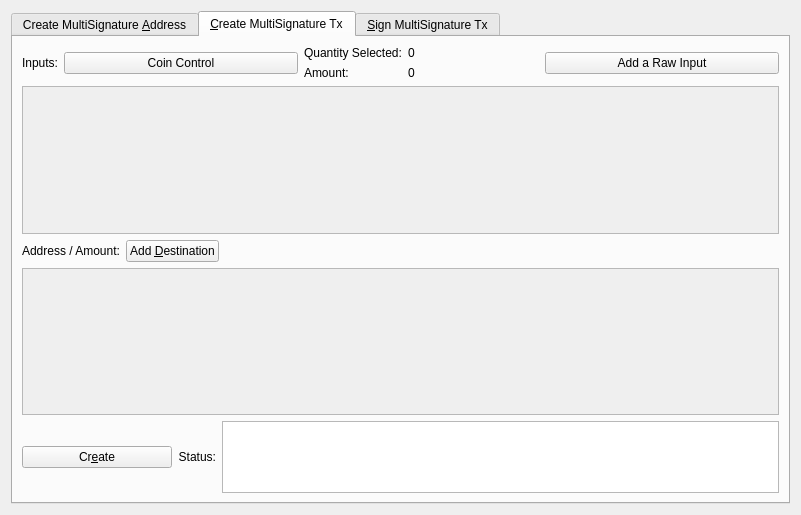
<?xml version="1.0" encoding="UTF-8"?>
<ui version="4.0">
 <class>MultisigDialog</class>
 <widget class="QDialog" name="MultisigDialog">
  <property name="geometry">
   <rect>
    <x>0</x>
    <y>0</y>
    <width>801</width>
    <height>515</height>
   </rect>
  </property>
  <property name="sizePolicy">
   <sizepolicy hsizetype="Fixed" vsizetype="Fixed">
    <horstretch>0</horstretch>
    <verstretch>0</verstretch>
   </sizepolicy>
  </property>
  <property name="windowTitle">
   <string>Multisignature Address Interactions</string>
  </property>
  <layout class="QVBoxLayout" name="verticalLayout_8">
   <item>
    <widget class="QTabWidget" name="multisigTabWidget">
     <property name="styleSheet">
      <string notr="true">QScrollArea{border: 1px solid #5b4c7c;}
QFrame{background-color:#f2f0f0;}
QLabel{background-color:#ffffff;}
QFrame &gt; QLabel{background-color:#f2f0f0;}</string>
     </property>
     <property name="currentIndex">
      <number>1</number>
     </property>
     <widget class="QWidget" name="addMultisigTab">
      <property name="sizePolicy">
       <sizepolicy hsizetype="Minimum" vsizetype="Minimum">
        <horstretch>0</horstretch>
        <verstretch>0</verstretch>
       </sizepolicy>
      </property>
      <attribute name="title">
       <string>Create MultiSignature &amp;Address</string>
      </attribute>
      <layout class="QVBoxLayout" name="verticalLayout">
       <item>
        <layout class="QHBoxLayout" name="enterMLayout">
         <item>
          <widget class="QSpinBox" name="enterMSpinbox">
           <property name="sizePolicy">
            <sizepolicy hsizetype="Fixed" vsizetype="Fixed">
             <horstretch>0</horstretch>
             <verstretch>0</verstretch>
            </sizepolicy>
           </property>
           <property name="toolTip">
            <string>How many people must sign to verify a transaction</string>
           </property>
           <property name="minimum">
            <number>1</number>
           </property>
           <property name="maximum">
            <number>15</number>
           </property>
           <property name="value">
            <number>1</number>
           </property>
          </widget>
         </item>
         <item>
          <widget class="QLabel" name="enterMLabel">
           <property name="text">
            <string>Enter the minimum number of signatures required to sign transactions</string>
           </property>
          </widget>
         </item>
        </layout>
       </item>
       <item>
        <layout class="QHBoxLayout" name="addressLabelLayout">
         <item>
          <widget class="QLabel" name="addressLableLabel">
           <property name="text">
            <string>Address Label:</string>
           </property>
          </widget>
         </item>
         <item>
          <widget class="QLineEdit" name="multisigAddressLabel"/>
         </item>
        </layout>
       </item>
       <item>
        <layout class="QHBoxLayout" name="addAddressLayout">
         <item>
          <widget class="QPushButton" name="addAddressButton">
           <property name="toolTip">
            <string>Add another address that could sign to verify a transaction from the multisig address.</string>
           </property>
           <property name="text">
            <string>&amp;Add Address / Key</string>
           </property>
           <property name="icon">
            <iconset resource="../pivx.qrc">
             <normaloff>:/icons/add</normaloff>:/icons/add</iconset>
           </property>
           <property name="autoDefault">
            <bool>false</bool>
           </property>
          </widget>
         </item>
         <item>
          <widget class="QLabel" name="addAddressLabel">
           <property name="sizePolicy">
            <sizepolicy hsizetype="Preferred" vsizetype="Fixed">
             <horstretch>0</horstretch>
             <verstretch>0</verstretch>
            </sizepolicy>
           </property>
           <property name="text">
            <string>Local addresses or public keys that can sign:</string>
           </property>
          </widget>
         </item>
         <item>
          <spacer name="addAddressSpacer_2">
           <property name="orientation">
            <enum>Qt::Horizontal</enum>
           </property>
           <property name="sizeHint" stdset="0">
            <size>
             <width>40</width>
             <height>10</height>
            </size>
           </property>
          </spacer>
         </item>
        </layout>
       </item>
       <item>
        <widget class="QScrollArea" name="addAddressScrollArea">
         <property name="sizePolicy">
          <sizepolicy hsizetype="Preferred" vsizetype="Expanding">
           <horstretch>0</horstretch>
           <verstretch>0</verstretch>
          </sizepolicy>
         </property>
         <property name="widgetResizable">
          <bool>true</bool>
         </property>
         <widget class="QWidget" name="addAddressWidget">
          <property name="geometry">
           <rect>
            <x>0</x>
            <y>0</y>
            <width>759</width>
            <height>166</height>
           </rect>
          </property>
          <layout class="QVBoxLayout" name="verticalLayout_5">
           <item>
            <layout class="QVBoxLayout" name="addressList"/>
           </item>
           <item>
            <spacer name="verticalSpacer">
             <property name="orientation">
              <enum>Qt::Vertical</enum>
             </property>
             <property name="sizeHint" stdset="0">
              <size>
               <width>20</width>
               <height>40</height>
              </size>
             </property>
            </spacer>
           </item>
          </layout>
         </widget>
        </widget>
       </item>
       <item>
        <layout class="QHBoxLayout" name="addMultisigLayout">
         <item>
          <widget class="QPushButton" name="addMultisigButton">
           <property name="sizePolicy">
            <sizepolicy hsizetype="Preferred" vsizetype="Fixed">
             <horstretch>0</horstretch>
             <verstretch>0</verstretch>
            </sizepolicy>
           </property>
           <property name="toolTip">
            <string>Create a new multisig address</string>
           </property>
           <property name="toolTipDuration">
            <number>-3</number>
           </property>
           <property name="text">
            <string>C&amp;reate</string>
           </property>
           <property name="icon">
            <iconset resource="../pivx.qrc">
             <normaloff>:/icons/filesave</normaloff>:/icons/filesave</iconset>
           </property>
           <property name="autoDefault">
            <bool>false</bool>
           </property>
          </widget>
         </item>
         <item>
          <widget class="QLabel" name="label">
           <property name="text">
            <string>Status:</string>
           </property>
          </widget>
         </item>
         <item>
          <widget class="QTextEdit" name="addMultisigStatus">
           <property name="sizePolicy">
            <sizepolicy hsizetype="Expanding" vsizetype="Fixed">
             <horstretch>0</horstretch>
             <verstretch>0</verstretch>
            </sizepolicy>
           </property>
           <property name="maximumSize">
            <size>
             <width>16777215</width>
             <height>75</height>
            </size>
           </property>
           <property name="readOnly">
            <bool>true</bool>
           </property>
           <property name="textInteractionFlags">
            <set>Qt::TextSelectableByKeyboard|Qt::TextSelectableByMouse</set>
           </property>
          </widget>
         </item>
        </layout>
       </item>
       <item>
        <widget class="QLabel" name="label_2">
         <property name="sizePolicy">
          <sizepolicy hsizetype="Preferred" vsizetype="Preferred">
           <horstretch>0</horstretch>
           <verstretch>0</verstretch>
          </sizepolicy>
         </property>
         <property name="text">
          <string>Use below to quickly import an address by its redeem. Don't forget to add a label before clicking import!
Keep in mind, the wallet will rescan the blockchain to find transactions containing the new address.
Please be patient after clicking import.</string>
         </property>
         <property name="scaledContents">
          <bool>false</bool>
         </property>
         <property name="wordWrap">
          <bool>true</bool>
         </property>
        </widget>
       </item>
       <item>
        <layout class="QHBoxLayout" name="importLayout">
         <item>
          <widget class="QPushButton" name="importAddressButton">
           <property name="sizePolicy">
            <sizepolicy hsizetype="Fixed" vsizetype="Fixed">
             <horstretch>0</horstretch>
             <verstretch>0</verstretch>
            </sizepolicy>
           </property>
           <property name="text">
            <string>&amp;Import Redeem</string>
           </property>
           <property name="icon">
            <iconset resource="../pivx.qrc">
             <normaloff>:/icons/receiving_addresses</normaloff>:/icons/receiving_addresses</iconset>
           </property>
          </widget>
         </item>
         <item>
          <widget class="QLineEdit" name="importRedeem">
           <property name="sizePolicy">
            <sizepolicy hsizetype="Preferred" vsizetype="Fixed">
             <horstretch>0</horstretch>
             <verstretch>0</verstretch>
            </sizepolicy>
           </property>
          </widget>
         </item>
        </layout>
       </item>
      </layout>
     </widget>
     <widget class="QWidget" name="createTransactionTab">
      <attribute name="title">
       <string>&amp;Create MultiSignature Tx</string>
      </attribute>
      <layout class="QVBoxLayout" name="verticalLayout_3">
       <item>
        <layout class="QHBoxLayout" name="horizontalLayout_2">
         <item>
          <layout class="QVBoxLayout" name="createTxLayout">
           <item>
            <layout class="QHBoxLayout" name="addTxInputLayout">
             <item>
              <widget class="QLabel" name="addTxInputLabel">
               <property name="sizePolicy">
                <sizepolicy hsizetype="Fixed" vsizetype="Preferred">
                 <horstretch>0</horstretch>
                 <verstretch>0</verstretch>
                </sizepolicy>
               </property>
               <property name="text">
                <string>Inputs:</string>
               </property>
              </widget>
             </item>
             <item>
              <widget class="QPushButton" name="pushButtonCoinControl">
               <property name="sizePolicy">
                <sizepolicy hsizetype="Preferred" vsizetype="Fixed">
                 <horstretch>0</horstretch>
                 <verstretch>0</verstretch>
                </sizepolicy>
               </property>
               <property name="text">
                <string>Coin Control</string>
               </property>
              </widget>
             </item>
             <item>
              <layout class="QFormLayout" name="formLayout_2">
               <property name="rightMargin">
                <number>10</number>
               </property>
               <item row="0" column="0">
                <widget class="QLabel" name="labelQuantity">
                 <property name="text">
                  <string>Quantity Selected:</string>
                 </property>
                </widget>
               </item>
               <item row="0" column="1">
                <widget class="QLabel" name="labelQuantity_int">
                 <property name="text">
                  <string>0</string>
                 </property>
                </widget>
               </item>
               <item row="1" column="0">
                <widget class="QLabel" name="labelAmount">
                 <property name="text">
                  <string>Amount:</string>
                 </property>
                </widget>
               </item>
               <item row="1" column="1">
                <widget class="QLabel" name="labelAmount_int">
                 <property name="text">
                  <string>0</string>
                 </property>
                </widget>
               </item>
              </layout>
             </item>
             <item>
              <widget class="QPushButton" name="addInputButton">
               <property name="sizePolicy">
                <sizepolicy hsizetype="Preferred" vsizetype="Fixed">
                 <horstretch>0</horstretch>
                 <verstretch>0</verstretch>
                </sizepolicy>
               </property>
               <property name="toolTip">
                <string>Add an input to fund the outputs</string>
               </property>
               <property name="text">
                <string>Add a Raw Input</string>
               </property>
               <property name="icon">
                <iconset resource="../pivx.qrc">
                 <normaloff>:/css/default</normaloff>:/css/default</iconset>
               </property>
              </widget>
             </item>
            </layout>
           </item>
           <item>
            <widget class="QScrollArea" name="txInputsScrollArea">
             <property name="sizePolicy">
              <sizepolicy hsizetype="Preferred" vsizetype="Expanding">
               <horstretch>0</horstretch>
               <verstretch>0</verstretch>
              </sizepolicy>
             </property>
             <property name="widgetResizable">
              <bool>true</bool>
             </property>
             <widget class="QWidget" name="txInputsWidget">
              <property name="geometry">
               <rect>
                <x>0</x>
                <y>0</y>
                <width>747</width>
                <height>131</height>
               </rect>
              </property>
              <layout class="QVBoxLayout" name="verticalLayout_7">
               <item>
                <layout class="QVBoxLayout" name="inputsList"/>
               </item>
               <item>
                <spacer name="txInputsSpacer">
                 <property name="orientation">
                  <enum>Qt::Vertical</enum>
                 </property>
                 <property name="sizeHint" stdset="0">
                  <size>
                   <width>20</width>
                   <height>80</height>
                  </size>
                 </property>
                </spacer>
               </item>
              </layout>
             </widget>
            </widget>
           </item>
           <item>
            <layout class="QHBoxLayout" name="addDestinationLayout">
             <item>
              <widget class="QLabel" name="addDestinationLabel">
               <property name="text">
                <string>Address / Amount:</string>
               </property>
              </widget>
             </item>
             <item>
              <widget class="QPushButton" name="addDestinationButton">
               <property name="sizePolicy">
                <sizepolicy hsizetype="Fixed" vsizetype="Fixed">
                 <horstretch>0</horstretch>
                 <verstretch>0</verstretch>
                </sizepolicy>
               </property>
               <property name="toolTip">
                <string>Add destinations to send PIV to</string>
               </property>
               <property name="text">
                <string>Add &amp;Destination</string>
               </property>
               <property name="icon">
                <iconset resource="../pivx.qrc">
                 <normaloff>:/icons/add</normaloff>:/icons/add</iconset>
               </property>
              </widget>
             </item>
             <item>
              <spacer name="addDestinationHorizontalSpacer">
               <property name="orientation">
                <enum>Qt::Horizontal</enum>
               </property>
               <property name="sizeHint" stdset="0">
                <size>
                 <width>40</width>
                 <height>20</height>
                </size>
               </property>
              </spacer>
             </item>
            </layout>
           </item>
           <item>
            <widget class="QScrollArea" name="destionationsScrollArea">
             <property name="sizePolicy">
              <sizepolicy hsizetype="Expanding" vsizetype="Expanding">
               <horstretch>0</horstretch>
               <verstretch>0</verstretch>
              </sizepolicy>
             </property>
             <property name="widgetResizable">
              <bool>true</bool>
             </property>
             <widget class="QWidget" name="destinationsScrollAreaContents">
              <property name="geometry">
               <rect>
                <x>0</x>
                <y>0</y>
                <width>747</width>
                <height>130</height>
               </rect>
              </property>
              <layout class="QVBoxLayout" name="verticalLayout_11">
               <item>
                <layout class="QVBoxLayout" name="destinationsList"/>
               </item>
               <item>
                <spacer name="destinationsSpacer">
                 <property name="orientation">
                  <enum>Qt::Vertical</enum>
                 </property>
                 <property name="sizeHint" stdset="0">
                  <size>
                   <width>20</width>
                   <height>20</height>
                  </size>
                 </property>
                </spacer>
               </item>
              </layout>
             </widget>
            </widget>
           </item>
           <item>
            <layout class="QHBoxLayout" name="horizontalLayout_4">
             <item>
              <widget class="QPushButton" name="createButton">
               <property name="sizePolicy">
                <sizepolicy hsizetype="Fixed" vsizetype="Fixed">
                 <horstretch>0</horstretch>
                 <verstretch>0</verstretch>
                </sizepolicy>
               </property>
               <property name="minimumSize">
                <size>
                 <width>150</width>
                 <height>0</height>
                </size>
               </property>
               <property name="toolTip">
                <string>Create a transaction object using the given inputs to the given outputs</string>
               </property>
               <property name="text">
                <string>Cr&amp;eate</string>
               </property>
               <property name="icon">
                <iconset resource="../pivx.qrc">
                 <normaloff>:/icons/export</normaloff>:/icons/export</iconset>
               </property>
               <property name="autoDefault">
                <bool>false</bool>
               </property>
               <property name="default">
                <bool>true</bool>
               </property>
              </widget>
             </item>
             <item>
              <widget class="QLabel" name="createButtonLabel">
               <property name="sizePolicy">
                <sizepolicy hsizetype="Fixed" vsizetype="Preferred">
                 <horstretch>0</horstretch>
                 <verstretch>0</verstretch>
                </sizepolicy>
               </property>
               <property name="text">
                <string>Status:</string>
               </property>
               <property name="alignment">
                <set>Qt::AlignRight|Qt::AlignTrailing|Qt::AlignVCenter</set>
               </property>
              </widget>
             </item>
             <item>
              <widget class="QTextEdit" name="createButtonStatus">
               <property name="sizePolicy">
                <sizepolicy hsizetype="Expanding" vsizetype="Minimum">
                 <horstretch>0</horstretch>
                 <verstretch>0</verstretch>
                </sizepolicy>
               </property>
               <property name="maximumSize">
                <size>
                 <width>16777215</width>
                 <height>16777215</height>
                </size>
               </property>
               <property name="sizeAdjustPolicy">
                <enum>QAbstractScrollArea::AdjustToContents</enum>
               </property>
               <property name="readOnly">
                <bool>true</bool>
               </property>
               <property name="html">
                <string>&lt;!DOCTYPE HTML PUBLIC &quot;-//W3C//DTD HTML 4.0//EN&quot; &quot;http://www.w3.org/TR/REC-html40/strict.dtd&quot;&gt;
&lt;html&gt;&lt;head&gt;&lt;meta name=&quot;qrichtext&quot; content=&quot;1&quot; /&gt;&lt;style type=&quot;text/css&quot;&gt;
p, li { white-space: pre-wrap; }
&lt;/style&gt;&lt;/head&gt;&lt;body style=&quot; font-family:'Ubuntu'; font-size:11pt; font-weight:400; font-style:normal;&quot;&gt;
&lt;p style=&quot;-qt-paragraph-type:empty; margin-top:0px; margin-bottom:0px; margin-left:0px; margin-right:0px; -qt-block-indent:0; text-indent:0px; font-family:'Noto Sans'; font-size:9pt;&quot;&gt;&lt;br /&gt;&lt;/p&gt;&lt;/body&gt;&lt;/html&gt;</string>
               </property>
              </widget>
             </item>
            </layout>
           </item>
          </layout>
         </item>
         <item>
          <layout class="QHBoxLayout" name="horizontalLayout_3"/>
         </item>
        </layout>
       </item>
      </layout>
     </widget>
     <widget class="QWidget" name="signMultisigTransaction">
      <property name="styleSheet">
       <string notr="true">txScrollArea:{
	border: 1px solid #5b4c7c;
}
keyScrollArea:{
	border: 1px solid #5b4c7c;
}
txScrollArea:{
	border: 1px solid #5b4c7c;
}</string>
      </property>
      <attribute name="title">
       <string>&amp;Sign MultiSignature Tx</string>
      </attribute>
      <layout class="QVBoxLayout" name="verticalLayout_4">
       <item>
        <layout class="QHBoxLayout" name="transactionHexLayout">
         <item>
          <widget class="QLabel" name="transactionHexLabel">
           <property name="text">
            <string>Transaction Hex:</string>
           </property>
          </widget>
         </item>
         <item>
          <widget class="QLineEdit" name="transactionHex">
           <property name="toolTip">
            <string/>
           </property>
          </widget>
         </item>
        </layout>
       </item>
       <item>
        <layout class="QHBoxLayout" name="horizontalLayout">
         <item>
          <layout class="QVBoxLayout" name="verticalLayout_2">
           <item>
            <layout class="QHBoxLayout" name="horizontalLayout_7">
             <item>
              <widget class="QPushButton" name="signButton">
               <property name="sizePolicy">
                <sizepolicy hsizetype="Preferred" vsizetype="Fixed">
                 <horstretch>0</horstretch>
                 <verstretch>0</verstretch>
                </sizepolicy>
               </property>
               <property name="minimumSize">
                <size>
                 <width>150</width>
                 <height>0</height>
                </size>
               </property>
               <property name="toolTip">
                <string>Sign the transaction from this wallet or from provided private keys</string>
               </property>
               <property name="text">
                <string>S&amp;ign</string>
               </property>
               <property name="icon">
                <iconset resource="../pivx.qrc">
                 <normaloff>:/icons/edit</normaloff>:/icons/edit</iconset>
               </property>
               <property name="autoDefault">
                <bool>false</bool>
               </property>
               <property name="default">
                <bool>true</bool>
               </property>
              </widget>
             </item>
             <item>
              <widget class="QPushButton" name="commitButton">
               <property name="enabled">
                <bool>false</bool>
               </property>
               <property name="sizePolicy">
                <sizepolicy hsizetype="Preferred" vsizetype="Fixed">
                 <horstretch>0</horstretch>
                 <verstretch>0</verstretch>
                </sizepolicy>
               </property>
               <property name="toolTip">
                <string>&lt;html&gt;&lt;head/&gt;&lt;body&gt;&lt;p&gt;DISABLED until transaction has been signed enough times.&lt;/p&gt;&lt;/body&gt;&lt;/html&gt;</string>
               </property>
               <property name="autoFillBackground">
                <bool>false</bool>
               </property>
               <property name="text">
                <string>Co&amp;mmit</string>
               </property>
               <property name="icon">
                <iconset resource="../pivx.qrc">
                 <normaloff>:/icons/send</normaloff>:/icons/send</iconset>
               </property>
               <property name="autoDefault">
                <bool>true</bool>
               </property>
              </widget>
             </item>
             <item>
              <layout class="QHBoxLayout" name="addPrivKeyLayout">
               <item>
                <widget class="QPushButton" name="addPrivKeyButton">
                 <property name="sizePolicy">
                  <sizepolicy hsizetype="Fixed" vsizetype="Fixed">
                   <horstretch>0</horstretch>
                   <verstretch>0</verstretch>
                  </sizepolicy>
                 </property>
                 <property name="toolTip">
                  <string>Add private keys to sign the transaction with</string>
                 </property>
                 <property name="text">
                  <string>Add Private &amp;Key</string>
                 </property>
                 <property name="icon">
                  <iconset resource="../pivx.qrc">
                   <normaloff>:/icons/add</normaloff>:/icons/add</iconset>
                 </property>
                </widget>
               </item>
               <item>
                <widget class="QLabel" name="addPrivKeyLabel">
                 <property name="text">
                  <string>Sign with only private keys (Not Recommened)</string>
                 </property>
                </widget>
               </item>
              </layout>
             </item>
            </layout>
           </item>
           <item>
            <layout class="QHBoxLayout" name="horizontalLayout_5">
             <item>
              <widget class="QLabel" name="signButtonStatusLabel">
               <property name="text">
                <string>Status:</string>
               </property>
              </widget>
             </item>
             <item>
              <widget class="QTextEdit" name="signButtonStatus">
               <property name="sizePolicy">
                <sizepolicy hsizetype="Expanding" vsizetype="Preferred">
                 <horstretch>0</horstretch>
                 <verstretch>0</verstretch>
                </sizepolicy>
               </property>
               <property name="maximumSize">
                <size>
                 <width>16777215</width>
                 <height>16777215</height>
                </size>
               </property>
               <property name="verticalScrollBarPolicy">
                <enum>Qt::ScrollBarAsNeeded</enum>
               </property>
               <property name="readOnly">
                <bool>true</bool>
               </property>
               <property name="textInteractionFlags">
                <set>Qt::TextSelectableByKeyboard|Qt::TextSelectableByMouse</set>
               </property>
              </widget>
             </item>
            </layout>
           </item>
           <item>
            <widget class="QScrollArea" name="keyScrollArea">
             <property name="sizePolicy">
              <sizepolicy hsizetype="Expanding" vsizetype="Expanding">
               <horstretch>0</horstretch>
               <verstretch>0</verstretch>
              </sizepolicy>
             </property>
             <property name="sizeAdjustPolicy">
              <enum>QAbstractScrollArea::AdjustToContents</enum>
             </property>
             <property name="widgetResizable">
              <bool>true</bool>
             </property>
             <widget class="QWidget" name="keyScrollAreaContents">
              <property name="geometry">
               <rect>
                <x>0</x>
                <y>0</y>
                <width>755</width>
                <height>168</height>
               </rect>
              </property>
              <layout class="QVBoxLayout" name="verticalLayout_9">
               <item>
                <layout class="QVBoxLayout" name="keyList"/>
               </item>
               <item>
                <spacer name="keySpacer">
                 <property name="orientation">
                  <enum>Qt::Vertical</enum>
                 </property>
                 <property name="sizeHint" stdset="0">
                  <size>
                   <width>20</width>
                   <height>20</height>
                  </size>
                 </property>
                </spacer>
               </item>
              </layout>
             </widget>
            </widget>
           </item>
          </layout>
         </item>
        </layout>
       </item>
      </layout>
     </widget>
    </widget>
   </item>
  </layout>
 </widget>
 <resources>
  <include location="../pivx.qrc"/>
 </resources>
 <connections/>
</ui>
